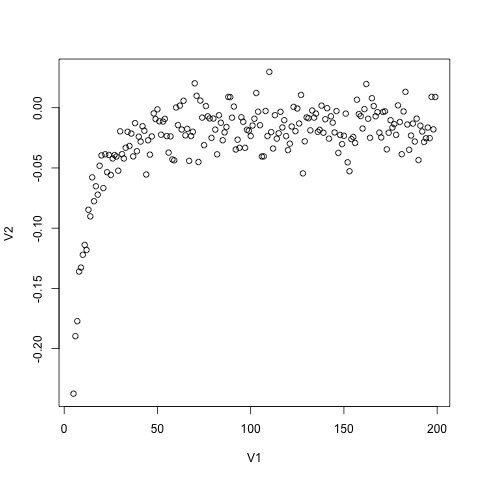

Reproduce this figure in R.

a <-read.csv("trial-20171229141241.csv", header = FALSE)
plot(a)
png("trial-20171229141241.csv.png")
plot(a)

